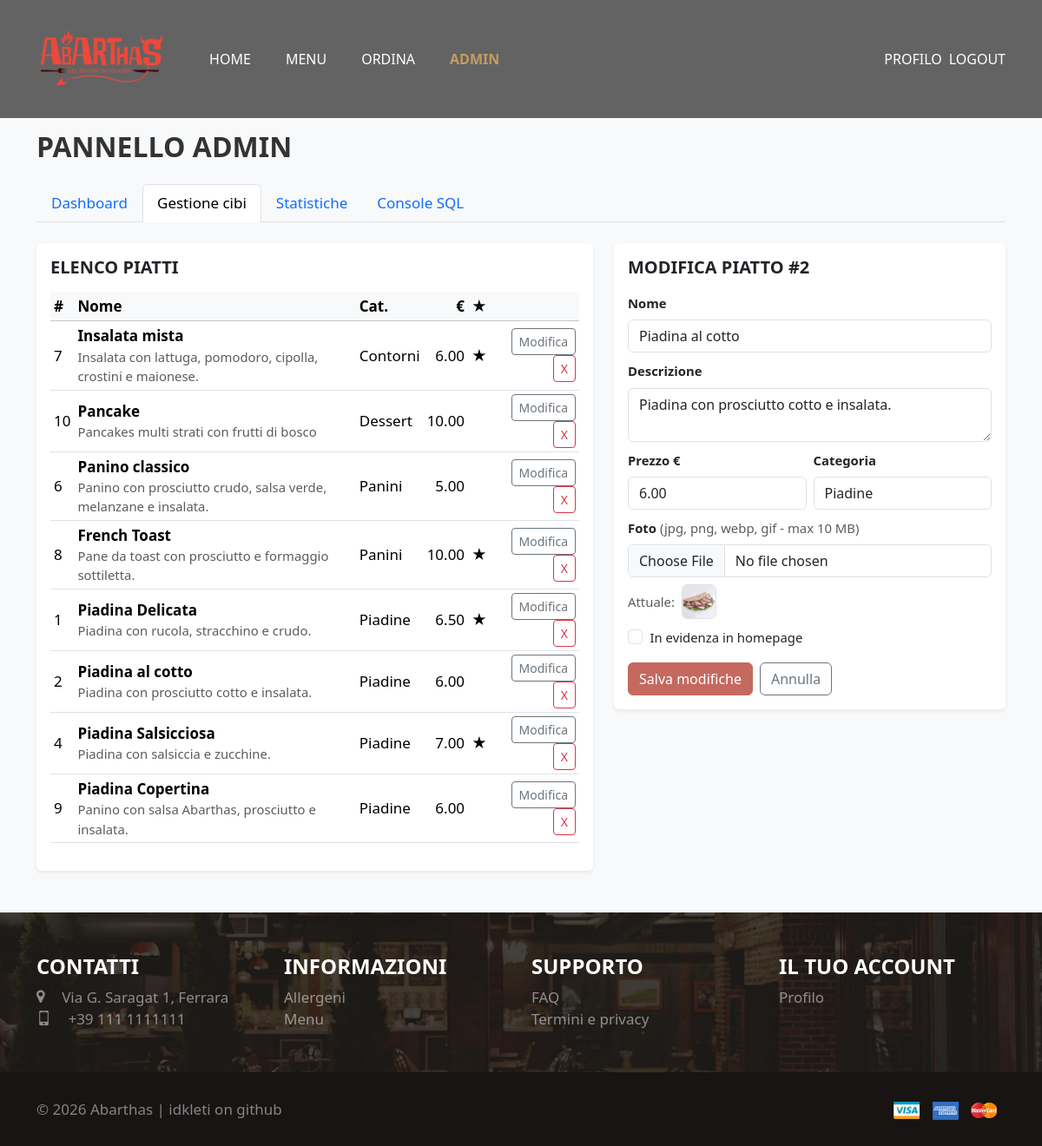
Page /admin.php?edit=2 (signed in) on the committed database.
### tables this page shows
CREATE TABLE `cibo` (
  `codice` int(11) NOT NULL AUTO_INCREMENT,
  `nome` varchar(60) NOT NULL,
  `descr` varchar(255) NOT NULL,
  `prezzo` decimal(6,2) NOT NULL,
  `categoria` varchar(40) NOT NULL DEFAULT 'Vari',
  `in_evidenza` tinyint(1) NOT NULL DEFAULT 0,
  `immagine` varchar(255) DEFAULT NULL,
  PRIMARY KEY (`codice`)
);

### admin.php (the view, shortened to what this page needs)
<?php
require 'php/dbConnect.php';
$cibi = [];
if ($res = $database->query('SELECT codice, nome, descr, prezzo, categoria, in_evidenza, immagine FROM cibo ORDER BY categoria, codice')) {
    while ($r = $res->fetch_assoc()) $cibi[(int)$r['codice']] = $r;
}
$edit_id   = isset($_GET['edit'])   ? (int) $_GET['edit']   : 0;
$edit_cibo = $edit_id > 0 ? ($cibi[$edit_id] ?? null) : null;
$active_tab = $_GET['tab'] ?? 'dashboard';
if ($edit_cibo) $active_tab = 'cibi';
?>
<!DOCTYPE html>
<html lang="it">
<head>
    <link href="https://cdn.jsdelivr.net/npm/bootstrap@5.3.2/dist/css/bootstrap.min.css" rel="stylesheet">
    <link rel="stylesheet" href="mycss/style-clean.css">
    <link rel="stylesheet" href="fonts/icomoon/icomoon.css">
</head>
<body class="bg-light">
    <?php include 'php/header.php'; ?>
    <main class="container py-5">
        <h1 class="h2 fw-bold mb-4">Pannello admin</h1>
        <ul class="nav nav-tabs mb-4" id="adminTabs" role="tablist">
            <li class="nav-item" role="presentation">
                <button class="nav-link <?= $active_tab === 'dashboard' ? 'active' : '' ?>" data-bs-toggle="tab" data-bs-target="#dashboard" type="button">Dashboard</button>
            </li>
            <li class="nav-item" role="presentation">
                <button class="nav-link <?= $active_tab === 'cibi' ? 'active' : '' ?>" data-bs-toggle="tab" data-bs-target="#cibi" type="button">Gestione cibi</button>
            </li>
            <li class="nav-item" role="presentation">
                <button class="nav-link <?= $active_tab === 'stats' ? 'active' : '' ?>" data-bs-toggle="tab" data-bs-target="#stats" type="button">Statistiche</button>
            </li>
            <li class="nav-item" role="presentation">
                <button class="nav-link <?= $active_tab === 'console' ? 'active' : '' ?>" data-bs-toggle="tab" data-bs-target="#console" type="button">Console SQL</button>
            </li>
        </ul>
        <div class="tab-content">
            <div class="tab-pane fade <?= $active_tab === 'cibi' ? 'show active' : '' ?>" id="cibi">
                <div class="row g-4">
                    <div class="col-lg-7">
                        <div class="card shadow-sm border-0">
                            <div class="card-body">
                                <h2 class="h5 fw-bold mb-3">Elenco piatti</h2>
                                <div class="table-responsive">
                                    <table class="table table-sm align-middle">
                                        <thead class="table-light">
                                            <tr>
                                                <th>#</th><th>Nome</th><th>Cat.</th>
                                                <th class="text-end">€</th><th>★</th><th></th>
                                            </tr>
                                        </thead>
                                        <tbody>
                                            <?php foreach ($cibi as $c): ?>
                                                <tr>
                                                    <td><?= (int)$c['codice'] ?></td>
                                                    <td>
                                                        <strong><?= htmlspecialchars($c['nome']) ?></strong>
                                                        <div class="small text-muted">
                                                            <?= htmlspecialchars($c['descr']) ?>
                                                        </div>
                                                    </td>
                                                    <td><?= htmlspecialchars($c['categoria']) ?></td>
                                                    <td class="text-end"><?= number_format((float)$c['prezzo'], 2) ?></td>
                                                    <td><?= $c['in_evidenza'] ? '★' : '' ?></td>
                                                    <td class="text-end">
                                                        <a href="?edit=<?= (int)$c['codice'] ?>"
                                                        class="btn btn-sm btn-outline-secondary">Modifica</a>
                                                        <form method="post" class="d-inline"
                                                            onsubmit="return confirm('Eliminare il piatto?');">
                                                            <button type="submit" class="btn btn-sm btn-outline-danger">X</button>
                                                        </form>
                                                    </td>
                                                </tr>
                                            <?php endforeach; ?>
                                        </tbody>
                                    </table>
                                </div>
                            </div>
                        </div>
                    </div>
                    <div class="col-lg-5">
                        <div class="card shadow-sm border-0">
                            <div class="card-body">
                                <h2 class="h5 fw-bold mb-3">
                                    <?= $edit_cibo ? 'Modifica piatto #' . (int)$edit_cibo['codice'] : 'Nuovo piatto' ?>
                                </h2>
                                <form method="post" enctype="multipart/form-data">
                                    <div class="mb-2">
                                        <label class="form-label small fw-semibold">Nome</label>
                                        <input type="text" name="nome" class="form-control" maxlength="60" required
                                            value="<?= $edit_cibo ? htmlspecialchars($edit_cibo['nome']) : '' ?>">
                                    </div>
                                    <div class="mb-2">
                                        <label class="form-label small fw-semibold">Descrizione</label>
                                        <textarea name="descr" class="form-control" rows="2" maxlength="255" required><?php
                                            echo $edit_cibo ? htmlspecialchars($edit_cibo['descr']) : ''; ?></textarea>
                                    </div>
                                    <div class="row g-2">
                                        <div class="col-6 mb-2">
                                            <label class="form-label small fw-semibold">Prezzo &euro;</label>
                                            <input type="number" step="0.01" min="0.01" name="prezzo"
                                                class="form-control" required
                                                value="<?= $edit_cibo ? number_format((float)$edit_cibo['prezzo'], 2, '.', '') : '' ?>">
                                        </div>
                                        <div class="col-6 mb-2">
                                            <label class="form-label small fw-semibold">Categoria</label>
                                            <input type="text" name="categoria" class="form-control" maxlength="40"
                                                value="<?= $edit_cibo ? htmlspecialchars($edit_cibo['categoria']) : 'Vari' ?>">
                                        </div>
                                    </div>
                                    <div class="mb-2">
                                        <label class="form-label small fw-semibold">
                                            Foto <span class="text-muted fw-normal">(jpg, png, webp, gif - max 10&nbsp;MB)</span>
                                        </label>
                                        <input type="file" name="immagine" class="form-control"
                                            accept="image/jpeg,image/png,image/webp,image/gif">
                                        <?php if ($edit_cibo && !empty($edit_cibo['immagine'])): ?>
                                            <div class="small text-muted mt-2 d-flex align-items-center gap-2">
                                                Attuale:
                                                <img src="<?= CIBO_UPLOAD_PATH . htmlspecialchars($edit_cibo['immagine']) ?>"
                                                    alt="" style="height:40px;width:40px;object-fit:cover" class="rounded border">
                                            </div>
                                        <?php endif; ?>
                                    </div>
                                    <div class="form-check mb-3">
                                        <input class="form-check-input" type="checkbox" name="in_evidenza" id="evid"
                                            <?= $edit_cibo && $edit_cibo['in_evidenza'] ? 'checked' : '' ?>>
                                        <label class="form-check-label small" for="evid">In evidenza in homepage</label>
                                    </div>
                                    <div class="d-flex gap-2">
                                        <button type="submit" class="btn btn-order">
                                            <?= $edit_cibo ? 'Salva modifiche' : 'Aggiungi piatto' ?>
                                        </button>
                                        <?php if ($edit_cibo): ?>
                                            <a href="admin.php?tab=cibi" class="btn btn-outline-secondary">Annulla</a>
                                        <?php endif; ?>
                                    </div>
                                </form>
                            </div>
                        </div>
                    </div>
                </div>
            </div>
        </div>
    </main>
    <?php include 'php/footer.php'; ?>
</body>
</html>

### mycss/style-clean.css (style rules this page uses)
:root { --brand-red: #c5695f; --brand-gold: #c59d5f; --brand-dark: #171413; --brand-text: #333; }
html { width: 100%; height: 100%; scroll-behavior: smooth; }
body { margin: 0; min-height: 100vh; display: flex; flex-direction: column; font-size: 17px; line-height: 1.5; color: var(--brand-text); text-rendering: optimizeLegibility; -ms-overflow-style: none; scrollbar-width: none; }
img { max-width: 100%; height: auto; }
h1, h2, h3, h4, h6 { font-weight: 900; line-height: 1.2; text-transform: uppercase; color: var(--brand-text); }
a { color: var(--brand-red); text-decoration: none; transition: color 0.3s ease; }
.btn-order { background-color: var(--brand-red); border-color: var(--brand-red); color: #fff; }
body > main { flex: 1 0 auto; }
body > main.container { padding-top: 150px !important; }

### rows in the picture
cibo: codice "7", nome "Insalata mista", descr "Insalata con lattuga, pomodoro, cipolla, crostini e maionese.", categoria "Contorni", prezzo "6.00"
cibo: codice "10", nome "Pancake", descr "Pancakes multi strati con frutti di bosco", categoria "Dessert", prezzo "10.00"
cibo: codice "6", nome "Panino classico", descr "Panino con prosciutto crudo, salsa verde, melanzane e insalata.", categoria "Panini", prezzo "5.00"
cibo: codice "8", nome "French Toast", descr "Pane da toast con prosciutto e formaggio sottiletta.", categoria "Panini", prezzo "10.00"
cibo: codice "1", nome "Piadina Delicata", descr "Piadina con rucola, stracchino e crudo.", categoria "Piadine", prezzo "6.50"
cibo: codice "2", nome "Piadina al cotto", descr "Piadina con prosciutto cotto e insalata.", categoria "Piadine", prezzo "6.00", immagine (picture)
cibo: codice "4", nome "Piadina Salsicciosa", descr "Piadina con salsiccia e zucchine.", categoria "Piadine", prezzo "7.00"
cibo: codice "9", nome "Piadina Copertina", descr "Panino con salsa Abarthas, prosciutto e insalata.", categoria "Piadine", prezzo "6.00"
